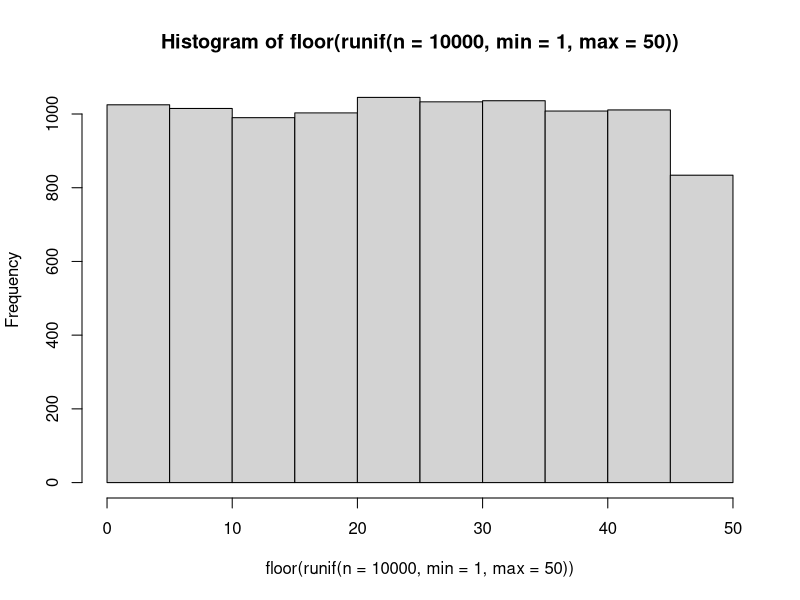
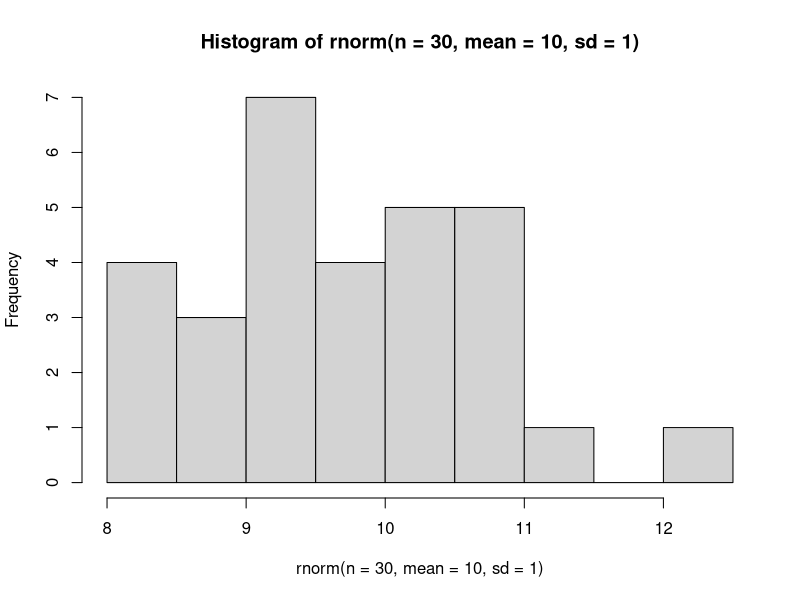
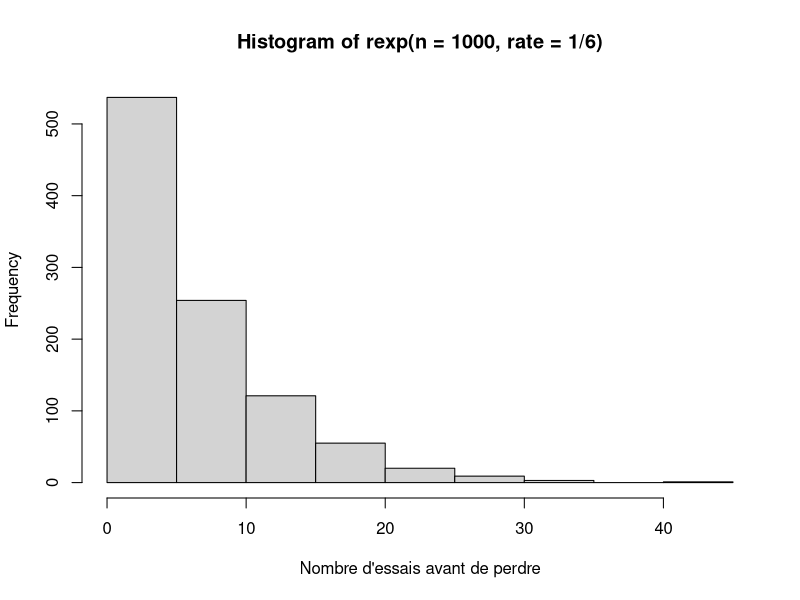
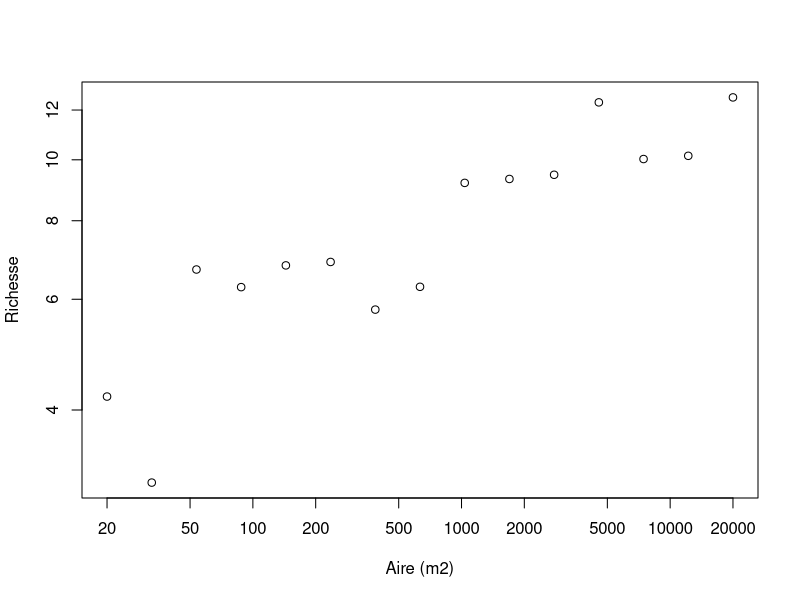
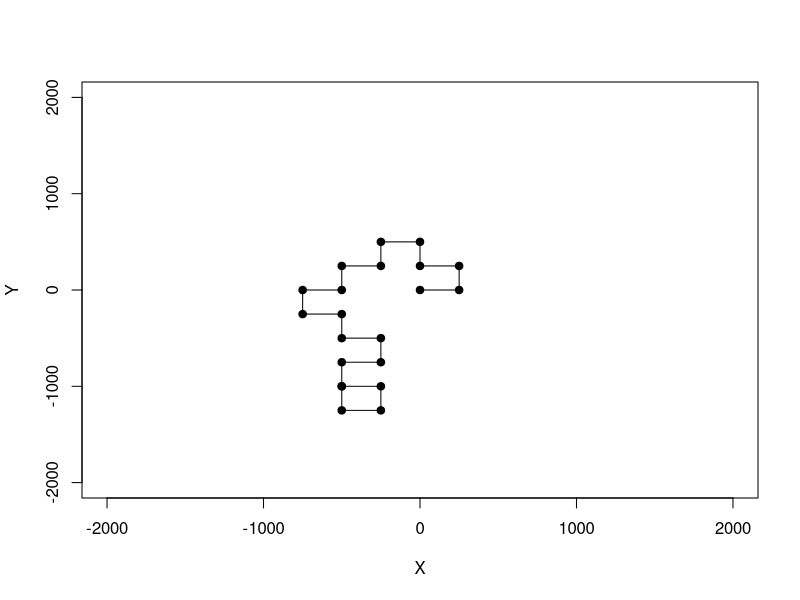
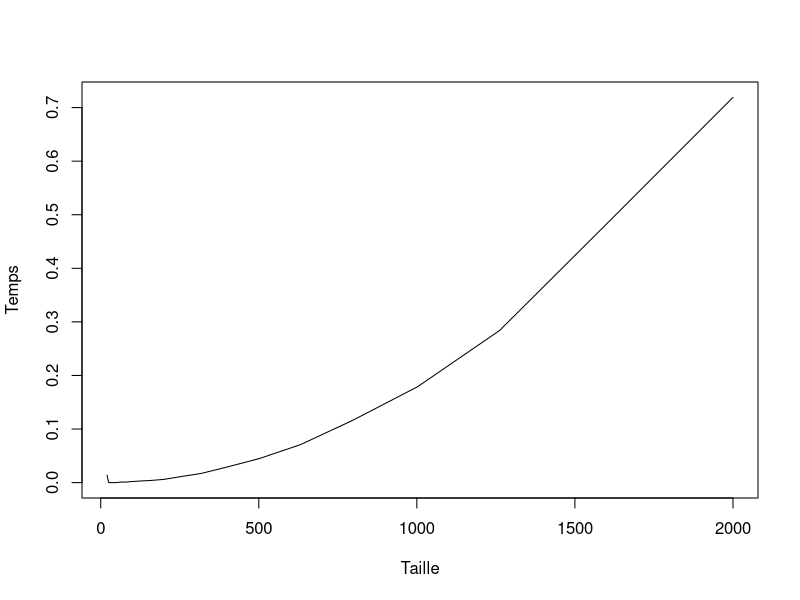

These figures' R source, in order:
## ---- chunk 1
tri <- function(x){
	# Calcul de la dimension du vecteur
	taille = length(x)
	ordre = "NON"
	# Boucle qui tourne jusqu'à ce que tout soit en ordre
	while(ordre == "NON") {
		ordre = "OUI"
		# Boucle qui passe tous les éléments en paires
		for(i in 1:(taille-1)) {
			if(x[i+1] < x[i]) {
				# Inversion des deux lettres
				x[c(i,i+1)] = x[c(i+1,i)]
				# Comme un changement a été fait, l'ordre
				# n'est pas encore garanti
				ordre = "NON"
			}
		}
	}
	return(x)
}
## ---- chunk 2
valeurs = c("2", "3", "4", "5", "6", "7", "8", "9", "10", "valet", "reine", "roi", "as")
couleurs = rep(c("pique", "trèfle", "carreau", "coeur"),each = 13)
cartes = paste(valeurs,"-",couleurs)
tirage = function(n, cartes) {
    sample(x = cartes, size = n, replace = FALSE)
}
tirage(3, cartes)
## ---- chunk 3
hist(floor(runif(n = 10000, min = 1, 
max = 50)))
## ---- chunk 4
hist(rnorm(n = 30, mean = 10, sd = 1))
## ---- chunk 5
rbinom(n = 10, size = 1, prob = 0.5)
## ---- chunk 6
rmultinom(n = 3, size = 1, 
prob = rep(1/6, 6))
## ---- chunk 7
hist(rexp(n = 1000, rate = 1/6), xlab = 
"Nombre d'essais avant de perdre")
## ---- chunk 8
A = 2*10^seq(1, 4, length.out = 15)
c = 3
z = 0.15
S = rnorm(15, mean = c*A^z, sd = 1.5)
plot(A, S, xlab = "Aire (m2)", ylab = "Richesse",
  log = "xy")
## ---- chunk 9
set.seed(1)
p = 0.55
alea = runif(n = 1, min = 0, max = 1)
if(alea < p) res = "pile" else res = "face"
res
## ---- chunk 10
nsteps = 20
xy = matrix(0,nr = 21, nc = 2)
xy[1,] = c(0,0)
direction = 0
set.seed(2)
for(step in 2:(nsteps+1)) {
    # Ḑe quel côté tourner ?
    if(runif(1,0,1) < 0.5) {
      # Tourne à droite
      direction = direction + pi/2 
    }
    else {
      # Tourne à gauche  
      direction = direction - pi/2
    }
    # Calcul des nouvelles coordonnées
    xy[step,1] = 
      xy[step-1,1] + sin(direction)*250 
    xy[step,2] = 
      xy[step-1,2] + cos(direction)*250 
}
## ---- chunk 11
plot(xy[,1],xy[,2], type = "l", xlim = c(-2000,2000),ylim = c(-2000,2000),
    xlab = "X", ylab = "Y")
points(xy[,1],xy[,2],pch = 19)
## ---- chunk 12
etats = c("A", "B", "C", "D", "E")
p = c(0.1, 0.5, 0.2, 0.05, 0.15)
sum(p)

# On utilise cumsum pour calculer la probabilité cumulative
cump = cumsum(p)
cump
## ---- chunk 13
alea = runif(1,0,1)
alea
n_etats = 5; i = 1; plus_petit = FALSE
while(plus_petit == FALSE) {
    if(alea < cump[i]) {
        decision = etats[i]
        plus_petit = TRUE
    }
    else {
        i = i + 1
    }
}
decision
## ---- chunk 14
tirage = function(p) {
    etats = c("A", "B", "C", "D", "E")
    res = rmultinom(n=1,size=1,prob=p)
    etats[which(res==1)]
}
tirage(p)
## ---- chunk 15
tri = function(x){
	# Calcul de la dimension du vecteur
	taille = length(x)
	ordre = "NON"
	# Boucle qui tourne jusqu'à ce que tout soit en ordre
	while(ordre == "NON") {
		ordre = "OUI"
		# Boucle qui passe tous les éléments en paires
		for(i in 1:(taille-1)) {
			if(x[i+1] < x[i]) {
				# Inversion des deux lettres
				x[c(i,i+1)] = x[c(i+1,i)]
				# Comme un changement a été fait, l'ordre
				# n'est pas encore garanti
				ordre = "NON"
			}
		}
	}
	return(x)
}
## ---- chunk 16
x = runif(1000)
system.time(sort(x))
system.time(tri(x))

## ---- chunk 17
n = 2*10^seq(1,3,0.1)
res = numeric(length(n))
for(i in 1:length(res)) {
	x = runif(n[i])
	res[i] = system.time(tri(x))[3]
}
plot(n,res, type = "l", xlab = "Taille", ylab = "Temps")
## ---- chunk 18
f1 = function(x) {
	taille = length(x)
	x2 = numeric(taille)
	for(i in 1:taille) if(x[i] < 0.5) x2[i] = 1
}
f2 = function(x) {
	x2 = x*0
	x2[x<0.5] = 1
}
## ---- chunk 19
x = runif(1000000)
system.time(f1(x))
system.time(f2(x))
## ---- chunk 20
f1 = function(x) {
	res = numeric(ncol(x))
	for(j in 1:ncol(x)) {
		for(i in 1:nrow(x)){
			res[x] = res[j] + x[i,j]
		}
	}
}
X = matrix(runif(100*100),nr=100,nc=100)
## ---- chunk 21
system.time(rowSums(X))
system.time(apply(X,2,sum))
system.time(f1(X))
